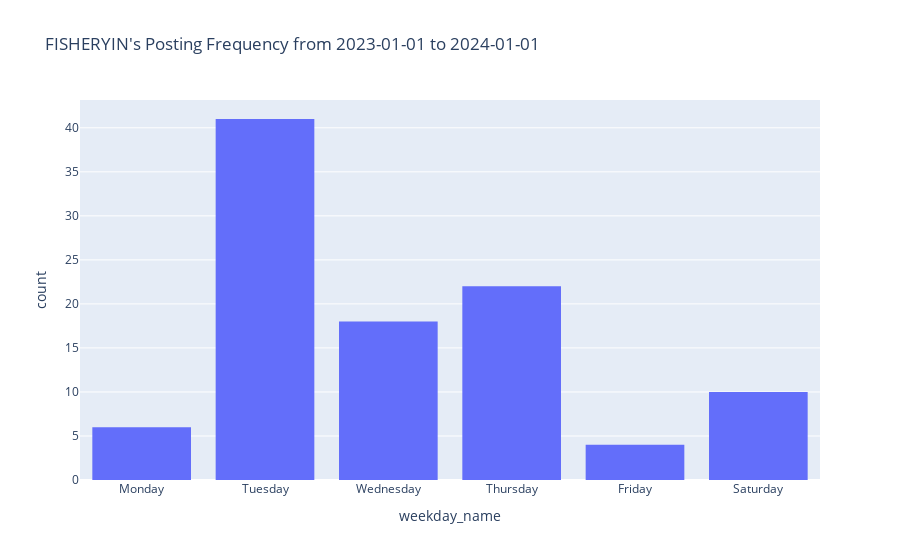

The code cell stored with this chart in its notebook:
### Code cell
# Define the order of days of the week (Monday to Saturday)
days_of_week = ['Monday', 'Tuesday', 'Wednesday', 'Thursday', 'Friday', 'Saturday', 'Sunday']
start_date = '2023-01-01'
end_date = '2024-01-01'
df_range = df[(df['publishTime'] >= start_date) & (df['publishTime'] <= end_date)]

fig = px.histogram(df_range, x='weekday_name', category_orders={'weekday_name': days_of_week},
                   title = f"{yt.channel_username}'s Posting Frequency from {start_date} to {end_date}")
fig.show()

### Figure 1 — Plotly figure (JSON) as saved in the notebook; plotly's stock layout.template omitted (floating-point values rounded to 4 significant figures)
{"data": [{"alignmentgroup": "True", "bingroup": "x", "hovertemplate": "weekday_name=%{x}<br>count=%{y}<extra></extra>", "legendgroup": "", "marker": {"color": "#636efa", "pattern": {"shape": ""}}, "name": "", "offsetgroup": "", "orientation": "v", "showlegend": false, "type": "histogram", "x": ["Tuesday", "Tuesday", "Tuesday", "Tuesday", "Tuesday", "Tuesday", "Tuesday", "Tuesday", "Tuesday", "Tuesday", "Tuesday", "Tuesday", "Tuesday", "Tuesday", "Tuesday", "Tuesday", "Tuesday", "Tuesday", "Tuesday", "Tuesday", "Tuesday", "Tuesday", "Tuesday", "Tuesday", "Tuesday", "Tuesday", "Tuesday", "Tuesday", "Tuesday", "Tuesday", "Tuesday", "Tuesday", "Tuesday", "Tuesday", "Tuesday", "Tuesday", "Tuesday", "Tuesday", "Tuesday", "Tuesday", "Friday", "Monday", "Thursday", "Wednesday", "Wednesday", "Thursday", "Wednesday", "Thursday", "Wednesday", "Wednesday", "Thursday", "Wednesday", "Friday", "Thursday", "Wednesday", "Wednesday", "Thursday", "Wednesday", "Monday", "Saturday", "Friday", "Thursday", "Wednesday", "Monday", "Saturday", "Wednesday", "Thursday", "Wednesday", "Saturday", "Thursday", "Wednesday", "Monday", "Saturday", "Friday", "Thursday", "Wednesday", "Saturday", "Monday", "Saturday", "Saturday", "Saturday", "Thursday", "Thursday", "Thursday", "Tuesday", "Thursday", "Thursday", "Thursday", "Thursday", "Thursday", "Thursday", "Thursday", "Thursday", "Thursday", "Wednesday", "Saturday", "Wednesday", "Saturday", "Wednesday", "Wednesday", "Monday"], "xaxis": "x", "yaxis": "y"}], "layout": {"barmode": "relative", "legend": {"tracegroupgap": 0}, "title": {"text": "FISHERYIN's Posting Frequency from 2023-01-01 to 2024-01-01"}, "xaxis": {"anchor": "y", "categoryarray": ["Monday", "Tuesday", "Wednesday", "Thursday", "Friday", "Saturday", "Sunday"], "categoryorder": "array", "domain": [0, 1], "title": {"text": "weekday_name"}}, "yaxis": {"anchor": "x", "domain": [0, 1], "title": {"text": "count"}}}}
